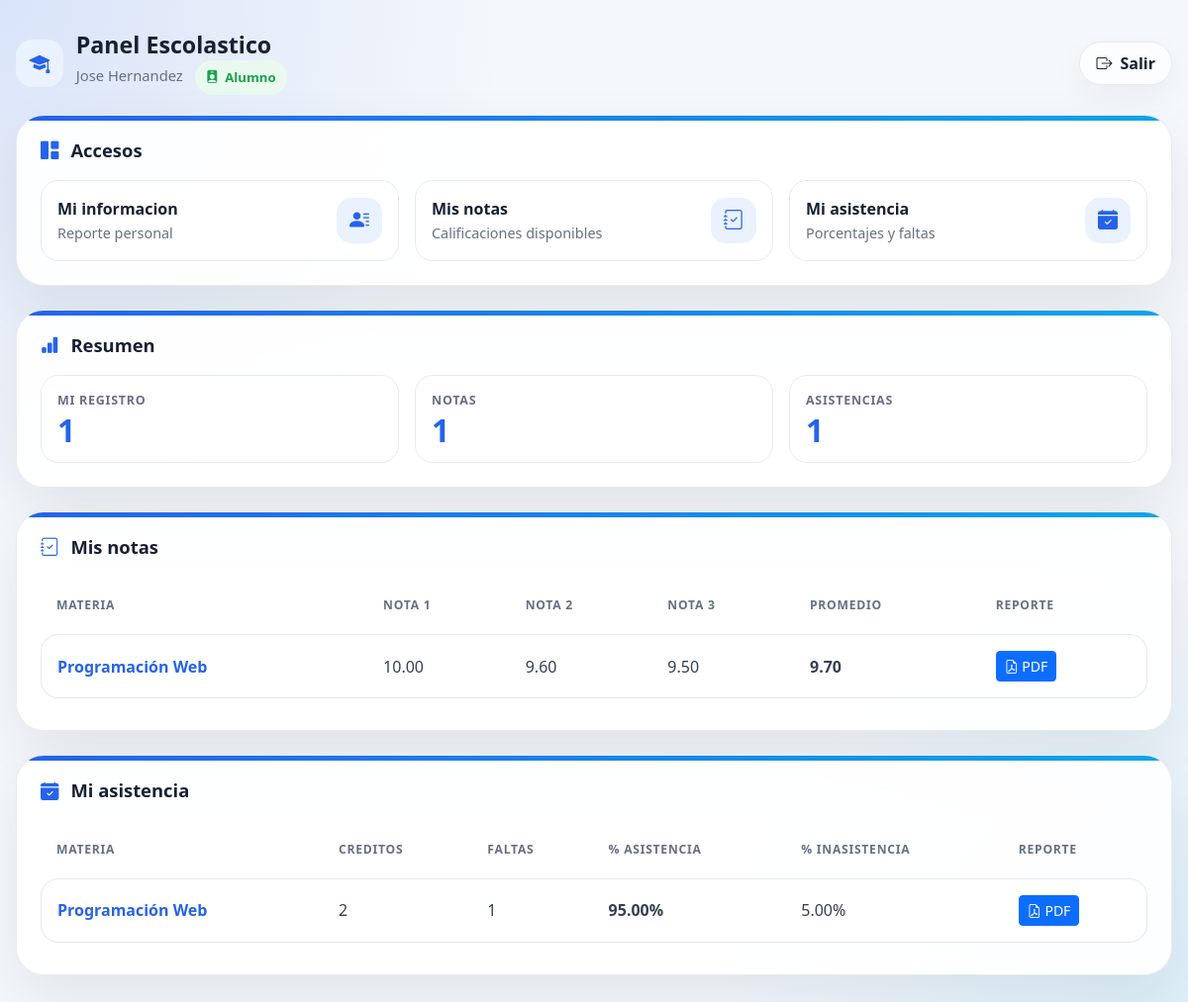
Page /view/dashboard/dashboard.php (signed in) on the committed database.
### tables this page shows
CREATE TABLE `notas` (
  `id_nota` int(11) NOT NULL,
  `materia` varchar(60) DEFAULT NULL,
  `nota1` decimal(5,2) DEFAULT NULL,
  `nota2` decimal(5,2) DEFAULT NULL,
  `nota3` decimal(5,2) DEFAULT NULL,
  `npromedio` decimal(5,2) DEFAULT NULL,
  `creado_en` timestamp NOT NULL DEFAULT current_timestamp(),
  `id_alumno` int(11) NOT NULL
);

CREATE TABLE `alumnos` (
  `id_alumno` int(11) NOT NULL,
  `nombres` varchar(60) NOT NULL,
  `apellidos` varchar(60) NOT NULL,
  `correo` varchar(60) NOT NULL,
  `telefono` varchar(20) DEFAULT NULL,
  `estado` varchar(20) DEFAULT NULL,
  `creado_en` timestamp NOT NULL DEFAULT current_timestamp()
);

CREATE TABLE `asistencias` (
  `id_asistencia` int(11) NOT NULL,
  `materia` varchar(30) DEFAULT NULL,
  `creditos` int(11) DEFAULT NULL,
  `horas_credito` int(11) DEFAULT NULL,
  `numero_faltas` int(11) DEFAULT NULL,
  `horas_faltas` int(11) DEFAULT NULL,
  `porcentaje_asistencia` decimal(5,2) DEFAULT NULL,
  `porcentaje_inasistencia` decimal(5,2) DEFAULT NULL,
  `id_alumno` int(11) DEFAULT NULL
);

### config/Auth.php (called while the page is built, shortened)
<?php
function auth_user() {
    return $_SESSION['usuario'] ?? null;
}
function auth_role() {
    return $_SESSION['usuario']['rol'] ?? null;
}
function is_secretaria() {
    return auth_role() === 'secretaria';
}
function is_alumno() {
    return auth_role() === 'alumno';
}
function auth_alumno_id() {
    return $_SESSION['usuario']['id_alumno'] ?? null;
}
?>

### config/database.php (called while the page is built)
<?php
class Database{
    public static function connect(){
        return new PDO("mysql:host=localhost;dbname=ecolastico", "root","");
    }
}
?>

### model/Alumno.php (called while the page is built, shortened)
<?php
require_once __DIR__.'/../config/database.php';
class Alumno {
private $db;
public function __construct()
    {
        $this->db = Database::connect();
    }
    public function obtenerPorId($id){
        $sql = "SELECT * FROM alumnos WHERE id_alumno = ?";
        $stmt = $this->db->prepare($sql);
        $stmt->execute([$id]);
        return $stmt->fetch(PDO::FETCH_ASSOC);
    }
}
?>

### model/Notas.php (called while the page is built, shortened)
<?php
require_once __DIR__ . '/../config/database.php';
class Notas{
    private $db;
    public function __construct()
    {
        $this->db = Database::connect();
    }
    public function obtenerTodos()
    {
        $sql = "SELECT
        notas.id_nota,
        alumnos.id_alumno,
        alumnos.nombres,
        alumnos.apellidos,
        notas.materia,
        notas.nota1,
        notas.nota2,
        notas.nota3,
        notas.npromedio
        FROM notas
        INNER JOIN alumnos ON notas.id_alumno = alumnos.id_alumno";
        $stmt = $this->db->query($sql);
        $stmt->execute();
        return $stmt->fetchAll(PDO::FETCH_ASSOC);
    }
}

### model/Asistencia.php (called while the page is built, shortened)
<?php
require_once __DIR__ . '/../config/database.php';
class Asistencia
{
    private $db;
    public function __construct()
    {
        $this->db = Database::connect();
    }
    public function obtenerTodos()
    {
        $sql = "SELECT
        alumnos.id_alumno,
        alumnos.nombres,
        alumnos.apellidos,
        asistencias.id_asistencia,
        asistencias.materia,
        asistencias.creditos,
        asistencias.horas_credito,
        asistencias.numero_faltas,
        asistencias.horas_faltas,
        asistencias.porcentaje_asistencia,
        asistencias.porcentaje_inasistencia
        FROM alumnos
        INNER JOIN asistencias ON asistencias.id_alumno = alumnos.id_alumno";
        $stmt = $this->db->query($sql);
        $stmt->execute();
        return $stmt->fetchAll(PDO::FETCH_ASSOC);
    }
}

### view/dashboard/dashboard.php (the view, shortened to what this page needs)
<?php
require_once __DIR__ . '/../../config/Auth.php';
require_once __DIR__ . '/../../model/Alumno.php';
require_once __DIR__ . '/../../model/Notas.php';
require_once __DIR__ . '/../../model/Asistencia.php';
$usuario = auth_user();
$alumnoModel = new Alumno();
$notasModel = new Notas();
$asistenciaModel = new Asistencia();
$alumnos = $alumnoModel->obtenerTodo();
$notas = $notasModel->obtenerTodos();
$asistencias = $asistenciaModel->obtenerTodos();
if (is_alumno()) {
    $idAlumno = auth_alumno_id();
    $alumnoActual = $idAlumno ? $alumnoModel->obtenerPorId($idAlumno) : null;
    $notas = array_values(array_filter($notas, function ($nota) use ($idAlumno) {
        return (string)$nota['id_alumno'] === (string)$idAlumno;
    }));
    $asistencias = array_values(array_filter($asistencias, function ($asistencia) use ($idAlumno) {
        return (string)$asistencia['id_alumno'] === (string)$idAlumno;
    }));
} else {
    $alumnoActual = null;
}
?>
<!DOCTYPE html>
<html lang="es">
<head>
    <link href="https://cdn.jsdelivr.net/npm/bootstrap@5.3.3/dist/css/bootstrap.min.css" rel="stylesheet">
    <link href="https://cdn.jsdelivr.net/npm/bootstrap-icons@1.10.5/font/bootstrap-icons.css" rel="stylesheet">
</head>
<body>
<div class="main-container">
    <header class="topbar">
        <div class="brand">
            <span class="brand-icon"><i class="bi bi-mortarboard-fill"></i></span>
            <div>
                <h1>Panel Escolastico</h1>
                <p>
                    <?= htmlspecialchars($usuario['nombre']) ?>
                    <span class="badge-role ms-2">
                        <i class="bi bi-person-badge-fill"></i>
                        <?= htmlspecialchars(ucfirst($usuario['rol'])) ?>
                    </span>
                </p>
            </div>
        </div>
        <a href="../../controller/AuthController.php?accion=logout" class="logout-link">
            <i class="bi bi-box-arrow-right"></i>
            Salir
        </a>
    </header>
    <section class="card-custom">
        <h2 class="title"><i class="bi bi-grid-1x2-fill"></i> Accesos</h2>
        <div class="modules-grid">
            <?php if (is_secretaria()): ?>
                <a href="../alumnos/formulario.php" class="module">
                    <div>
                        <p class="module-title">Alumnos</p>
                        <p class="module-text">Registro y administracion</p>
                    </div>
                    <span class="module-icon"><i class="bi bi-people-fill"></i></span>
                </a>
                <a href="../notas/formulario.php" class="module">
                    <div>
                        <p class="module-title">Notas</p>
                        <p class="module-text">Calificaciones y reportes</p>
                    </div>
                    <span class="module-icon"><i class="bi bi-journal-check"></i></span>
                </a>
                <a href="../asistencia/formulario.php" class="module">
                    <div>
                        <p class="module-title">Asistencia</p>
                        <p class="module-text">Faltas y porcentajes</p>
                    </div>
                    <span class="module-icon"><i class="bi bi-calendar-check-fill"></i></span>
                </a>
            <?php else: ?>
                <a href="../../controller/ReporteAlumnoController.php?accion=reporte&id=<?= htmlspecialchars(auth_alumno_id()) ?>" target="_blank" class="module">
                    <div>
                        <p class="module-title">Mi informacion</p>
                        <p class="module-text">Reporte personal</p>
                    </div>
                    <span class="module-icon"><i class="bi bi-person-lines-fill"></i></span>
                </a>
                <a href="#mis-notas" class="module">
                    <div>
                        <p class="module-title">Mis notas</p>
                        <p class="module-text">Calificaciones disponibles</p>
                    </div>
                    <span class="module-icon"><i class="bi bi-journal-check"></i></span>
                </a>
                <a href="#mi-asistencia" class="module">
                    <div>
                        <p class="module-title">Mi asistencia</p>
                        <p class="module-text">Porcentajes y faltas</p>
                    </div>
                    <span class="module-icon"><i class="bi bi-calendar-check-fill"></i></span>
                </a>
            <?php endif; ?>
        </div>
    </section>
    <section class="card-custom">
        <h2 class="title"><i class="bi bi-bar-chart-fill"></i> Resumen</h2>
        <div class="stats-grid">
            <div class="stat">
                <span><?= is_secretaria() ? 'Alumnos' : 'Mi registro' ?></span>
                <strong><?= is_secretaria() ? count($alumnos) : ($alumnoActual ? 1 : 0) ?></strong>
            </div>
            <div class="stat">
                <span>Notas</span>
                <strong><?= count($notas) ?></strong>
            </div>
            <div class="stat">
                <span>Asistencias</span>
                <strong><?= count($asistencias) ?></strong>
            </div>
        </div>
    </section>
    <?php if (is_alumno()): ?>
        <section class="card-custom" id="mis-notas">
            <h2 class="title"><i class="bi bi-journal-check"></i> Mis notas</h2>
            <div class="table-responsive">
                <table class="table align-middle">
                    <thead>
                        <tr>
                            <th>Materia</th>
                            <th>Nota 1</th>
                            <th>Nota 2</th>
                            <th>Nota 3</th>
                            <th>Promedio</th>
                            <th>Reporte</th>
                        </tr>
                    </thead>
                    <tbody>
                        <?php foreach ($notas as $nota): ?>
                            <tr>
                                <td><?= htmlspecialchars($nota['materia']) ?></td>
                                <td><?= htmlspecialchars($nota['nota1']) ?></td>
                                <td><?= htmlspecialchars($nota['nota2']) ?></td>
                                <td><?= htmlspecialchars($nota['nota3']) ?></td>
                                <td><strong><?= number_format($nota['npromedio'], 2) ?></strong></td>
                                <td>
                                    <a href="../../controller/ReporteNotasController.php?accion=reporte&id=<?= htmlspecialchars($nota['id_nota']) ?>" target="_blank" class="btn btn-sm btn-primary">
                                        <i class="bi bi-file-earmark-pdf"></i> PDF
                                    </a>
                                </td>
                            </tr>
                        <?php endforeach; ?>
                    </tbody>
                </table>
            </div>
        </section>
        <section class="card-custom" id="mi-asistencia">
            <h2 class="title"><i class="bi bi-calendar-check-fill"></i> Mi asistencia</h2>
            <div class="table-responsive">
                <table class="table align-middle">
                    <thead>
                        <tr>
                            <th>Materia</th>
                            <th>Creditos</th>
                            <th>Faltas</th>
                            <th>% Asistencia</th>
                            <th>% Inasistencia</th>
                            <th>Reporte</th>
                        </tr>
                    </thead>
                    <tbody>
                        <?php foreach ($asistencias as $asistencia): ?>
                            <tr>
                                <td><?= htmlspecialchars($asistencia['materia']) ?></td>
                                <td><?= htmlspecialchars($asistencia['creditos']) ?></td>
                                <td><?= htmlspecialchars($asistencia['numero_faltas']) ?></td>
                                <td><strong><?= number_format($asistencia['porcentaje_asistencia'], 2) ?>%</strong></td>
                                <td><?= number_format($asistencia['porcentaje_inasistencia'], 2) ?>%</td>
                                <td>
                                    <a href="../../controller/ReporteAsistenciaController.php?accion=reporte&id=<?= htmlspecialchars($asistencia['id_asistencia']) ?>" target="_blank" class="btn btn-sm btn-primary">
                                        <i class="bi bi-file-earmark-pdf"></i> PDF
                                    </a>
                                </td>
                            </tr>
                        <?php endforeach; ?>
                    </tbody>
                </table>
            </div>
        </section>
    <?php endif; ?>
</div>
</body>
</html>

### rows in the picture
notas: id_alumno.id_alumno "1", materia "Programación Web", nota1 "10.00", nota2 "9.60", nota3 "9.50", npromedio "9.70"
asistencias: id_alumno.id_alumno "1", materia "Programación Web", creditos "2", numero_faltas "1", porcentaje_asistencia "95.00", porcentaje_inasistencia "5.00"

### other values in the picture
$usuario['nombre'] "Jose Hernandez"
$usuario['rol'] "Alumno"
